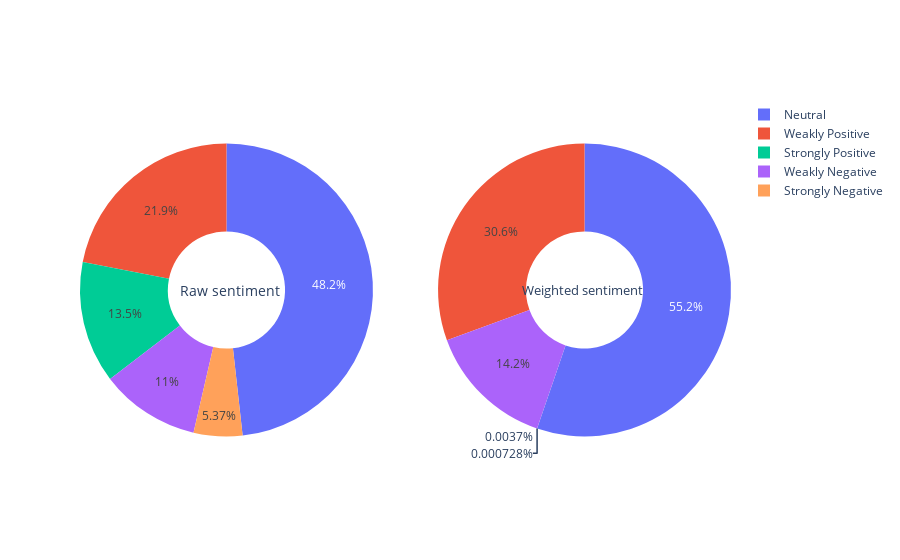

Notebook source saved alongside this figure:
### Markdown cell above
## 7.9 Total Sentiment (pie)

### Code cell
labels1 = df_merge.sentiment.value_counts().index
raw_sentiment_values = df_merge.sentiment.value_counts()

labels2 = df_merge.weighted_sentiment.value_counts().index
weighted_sentiment_values = df_merge.weighted_sentiment.value_counts()

fig = make_subplots(rows=1, cols=2, specs=[[{'type':'domain'} , {'type':'domain'}]])
fig.add_trace(go.Pie(labels=labels1, values=raw_sentiment_values),1, 1)
fig.add_trace(go.Pie(labels=labels2, values=weighted_sentiment_values),1, 2)

fig.update_traces(hole=.4, hoverinfo="label")

fig.update_layout(
    annotations=[dict(text="Raw sentiment", x=0.15, y=0.5, font_size=14, showarrow=False),
                dict(text="Weighted sentiment", x=0.868, y=0.5, font_size=12.5, showarrow=False)])
fig.show()

### Figure 1 — Plotly figure (JSON) as saved in the notebook; plotly's stock layout.template omitted (floating-point values rounded to 4 significant figures)
{"data": [{"domain": {"x": [0, 0.45], "y": [0, 1]}, "hole": 0.4, "hoverinfo": "label", "labels": ["Neutral", "Weakly Positive", "Strongly Positive", "Weakly Negative", "Strongly Negative"], "type": "pie", "values": [4108427, 1867375, 1145942, 937163, 457742]}, {"domain": {"x": [0.55, 1], "y": [0, 1]}, "hole": 0.4, "hoverinfo": "label", "labels": ["Neutral", "Weakly Positive", "Weakly Negative", "Strongly Positive", "Strongly Negative"], "type": "pie", "values": [4705419, 2603598, 1207480, 315, 62]}], "layout": {"annotations": [{"font": {"size": 14}, "showarrow": false, "text": "Raw sentiment", "x": 0.15, "y": 0.5}, {"font": {"size": 12.5}, "showarrow": false, "text": "Weighted sentiment", "x": 0.868, "y": 0.5}]}}
